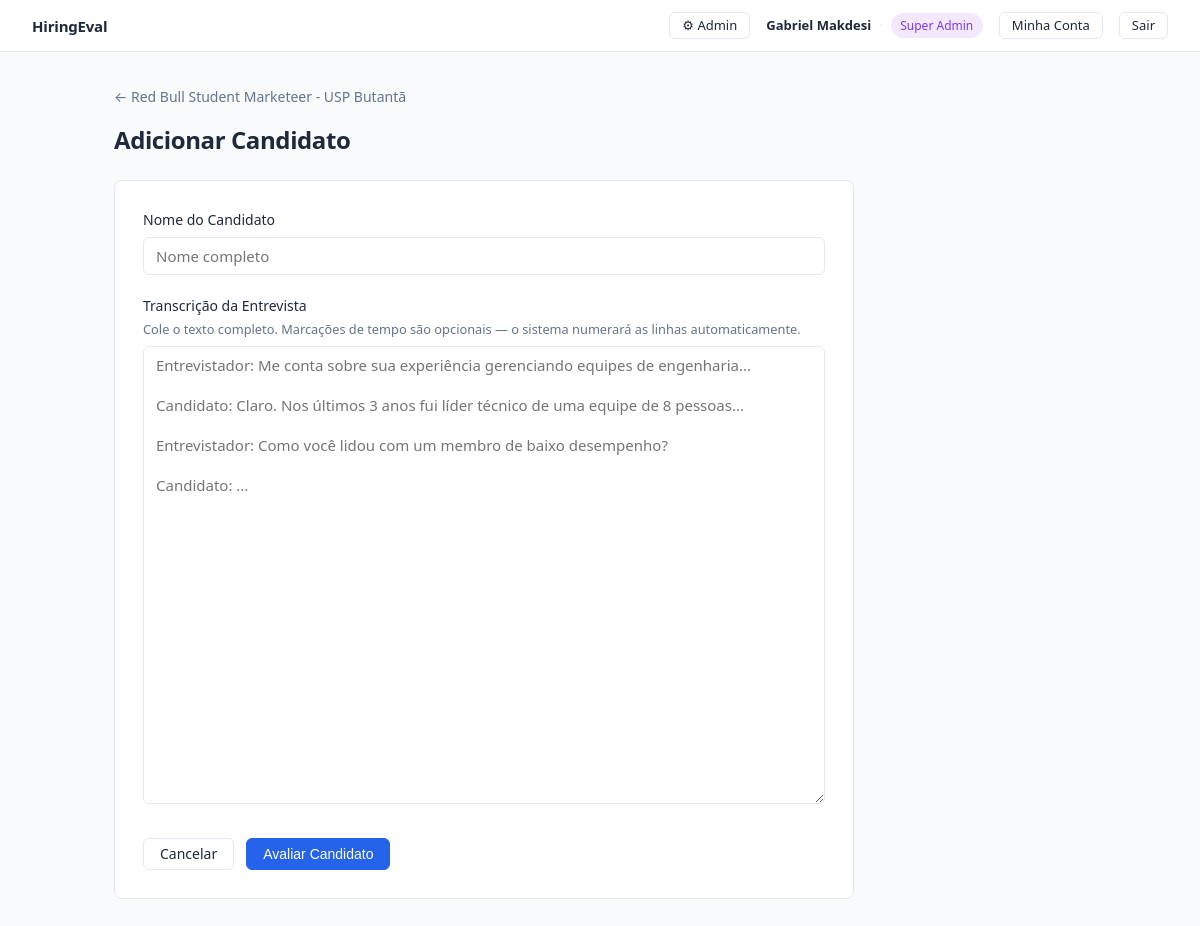
Page /cargos/2/candidatos/novo (signed in) on the committed database.
### models.py (models this page shows)
class User(Base):
    __tablename__ = "users"
    id = Column(Integer, primary_key=True, index=True)
    company_id = Column(Integer, ForeignKey("companies.id"), nullable=True)  # null for superadmin
    username = Column(String(255), nullable=False, unique=True)
    name = Column(String(255), nullable=False)
    password_hash = Column(String(255), nullable=False)
    role = Column(String(50), nullable=False, default="avaliador")  # avaliador | admin | superadmin
    status = Column(String(20), nullable=False, default="active")
    is_active = Column(Boolean, default=True)
    created_at = Column(DateTime, default=datetime.utcnow)
    company = relationship("Company", back_populates="users")

class Job(Base):
    __tablename__ = "jobs"
    id = Column(Integer, primary_key=True, index=True)
    company_id = Column(Integer, ForeignKey("companies.id"), nullable=True)
    name = Column(String(255), nullable=False)
    description = Column(Text, nullable=False)
    scorecard = Column(JSON, nullable=True)
    is_deleted = Column(Boolean, default=False)
    deleted_at = Column(DateTime, nullable=True)
    created_at = Column(DateTime, default=datetime.utcnow)
    company = relationship("Company", back_populates="jobs")
    candidates = relationship("Candidate", back_populates="job", cascade="all, delete-orphan")

### main.py (the view)
@app.get("/cargos/{cargo_id}/candidatos/novo", response_class=HTMLResponse)
def formulario_novo_candidato(
    request: Request,
    cargo_id: int,
    current_user: User = Depends(get_current_user),
    db: Session = Depends(get_db),
):
    cargo = _get_job(db, cargo_id, current_user)
    if not cargo or not cargo.scorecard:
        return RedirectResponse(url=f"/cargos/{cargo_id}", status_code=303)
    return templates.TemplateResponse("candidate_new.html", ctx(request, current_user, job=cargo))

### auth.py (called while the page is built)
def get_current_user(request: Request, db: Session = Depends(get_db)) -> User:
    user_id = request.session.get("user_id")
    if not user_id:
        raise RequiresLoginException()
    impersonating_id = request.session.get("impersonating_user_id")
    user = None
    if impersonating_id:
        user = db.query(User).filter(User.id == impersonating_id, User.status == "active").first()
        if not user:
            request.session.pop("impersonating_user_id", None)
            impersonating_id = None
    if not impersonating_id:
        user = db.query(User).filter(User.id == user_id, User.status == "active").first()
    if not user:
        raise RequiresLoginException()
    return user

### main.py (called while the page is built)
def ctx(request: Request, current_user: User, **extra) -> dict:
    return {
        "request": request,
        "user": current_user,
        "is_impersonating": bool(request.session.get("impersonating_user_id")),
        **extra,
    }

def _get_job(db: Session, job_id: int, user: User) -> "Job | None":
    q = db.query(Job).filter(Job.id == job_id, Job.is_deleted == False)  # noqa: E712
    if user.role != "superadmin":
        q = q.filter(Job.company_id == user.company_id)
    return q.first()

### models.py (called while the page is built)
def get_db():
    db = SessionLocal()
    try:
        yield db
    finally:
        db.close()

### templates/candidate_new.html (shortened to what this page needs)
{% extends "base.html" %}
{% block content %}
<a href="/cargos/{{ job.id }}" class="back-link">← {{ job.name }}</a>
<div class="page-header">
  <h1>Adicionar Candidato</h1>
</div>
<form method="post" action="/cargos/{{ job.id }}/candidatos" class="form" id="formulario-candidato">
  <div class="form-group">
    <label for="name">Nome do Candidato</label>
    <input type="text" id="name" name="name" required placeholder="Nome completo">
  </div>
  <div class="form-group">
    <label for="transcript">
      Transcrição da Entrevista
      <span class="label-hint">Cole o texto completo. Marcações de tempo são opcionais — o sistema numerará as linhas automaticamente.</span>
    </label>
    <textarea id="transcript" name="transcript" rows="22" required
      placeholder="Entrevistador: Me conta sobre sua experiência gerenciando equipes de engenharia...&#10;&#10;Candidato: Claro. Nos últimos 3 anos fui líder técnico de uma equipe de 8 pessoas...&#10;&#10;Entrevistador: Como você lidou com um membro de baixo desempenho?&#10;&#10;Candidato: ..."></textarea>
  </div>
  <div class="form-actions">
    <a href="/cargos/{{ job.id }}" class="btn btn-ghost">Cancelar</a>
    <button type="submit" class="btn btn-primary" id="btn-avaliar">Avaliar Candidato</button>
  </div>
</form>
{% endblock %}

### templates/base.html (shortened to what this page needs)
<!DOCTYPE html>
<html lang="pt-BR">
<head>
  <link rel="stylesheet" href="/static/style.css">
</head>
<body>
  <nav class="navbar">
    <a href="/" class="nav-brand">HiringEval</a>
    {% if user %}
    <div class="nav-right">
      {% if user.role == 'superadmin' and not is_impersonating %}
        <a href="/admin" class="btn btn-sm btn-ghost">⚙ Admin</a>
      {% endif %}
      <div class="nav-user-info">
        <span class="nav-user-name">{{ user.name }}</span>
        <span class="nav-divider">·</span>
        {% if user.role == 'superadmin' %}
          <span class="badge badge-purple">Super Admin</span>
        {% elif user.role == 'admin' %}
          <span class="badge badge-indigo">Admin</span>
        {% else %}
          <span class="badge badge-gray">Avaliador</span>
        {% endif %}
      </div>
      <a href="/conta" class="btn btn-sm btn-ghost">Minha Conta</a>
      <a href="/logout" class="btn btn-sm btn-ghost">Sair</a>
    </div>
    {% endif %}
  </nav>
  <main class="container">
    {% block content %}{% endblock %}
  </main>
</body>
</html>

### static/style.css (style rules this page uses)
:root { --bg: #f8fafc; --surface: #ffffff; --border: #e2e8f0; --text: #1e293b; --text-muted: #64748b; --accent: #2563eb; --accent-hover: #1d4ed8; }
*, *::before, *::after { box-sizing: border-box; margin: 0; padding: 0; }
body { font-family: system-ui, -apple-system, BlinkMacSystemFont, 'Segoe UI', sans-serif; background: var(--bg); color: var(--text); font-size: 15px; line-height: 1.6; min-height: 100vh; }
a { color: var(--accent); text-decoration: none; }
.navbar { background: var(--surface); border-bottom: 1px solid var(--border); padding: 0 2rem; height: 52px; display: flex; align-items: center; position: sticky; top: 0; z-index: 10; }
.nav-brand { font-weight: 700; font-size: 0.9375rem; color: var(--text); letter-spacing: -0.2px; }
.container { max-width: 1020px; margin: 2rem auto; padding: 0 1.5rem; }
.page-header { display: flex; align-items: flex-start; justify-content: space-between; gap: 1rem; margin-bottom: 1.5rem; }
.page-header h1 { font-size: 1.5rem; font-weight: 700; letter-spacing: -0.4px; line-height: 1.3; }
.back-link { display: inline-flex; align-items: center; gap: 0.25rem; font-size: 0.875rem; color: var(--text-muted); margin-bottom: 1rem; }
.btn { display: inline-flex; align-items: center; gap: 0.375rem; padding: 0.5rem 1rem; border-radius: 6px; font-size: 0.875rem; font-weight: 500; cursor: pointer; border: 1px solid transparent; text-decoration: none; transition: background 0.12s, border-color 0.12s; line-height: 1; white-space: nowrap; }
.btn-primary { background: var(--accent); color: #fff; border-color: var(--accent); }
.btn-ghost { background: transparent; color: var(--text); border-color: var(--border); }
.btn-sm { padding: 0.375rem 0.75rem; font-size: 0.8125rem; }
.badge { display: inline-block; padding: 0.2rem 0.6rem; border-radius: 999px; font-size: 0.75rem; font-weight: 500; white-space: nowrap; }
.form { background: var(--surface); border: 1px solid var(--border); border-radius: 8px; padding: 1.75rem; max-width: 740px; }
.form-group { margin-bottom: 1.25rem; }
.form-group label { display: block; font-size: 0.875rem; font-weight: 500; margin-bottom: 0.375rem; }
.label-hint { display: block; font-size: 0.8rem; font-weight: 400; color: var(--text-muted); margin-top: 0.125rem; }
.form-group input[type="text"], .form-group textarea { width: 100%; padding: 0.5rem 0.75rem; border: 1px solid var(--border); border-radius: 6px; font-size: 0.9375rem; font-family: inherit; color: var(--text); background: var(--surface); transition: border-color 0.12s, box-shadow 0.12s; resize: vertical; }
.form-actions { display: flex; gap: 0.75rem; align-items: center; padding-top: 0.5rem; }
.nav-right { display: flex; align-items: center; gap: 1rem; margin-left: auto; font-size: 0.8125rem; }
.nav-user-info { display: flex; align-items: center; gap: 0.5rem; color: var(--text-muted); }
.nav-user-name { font-weight: 600; color: var(--text); }
.nav-divider { color: var(--border); }
.badge-purple { background: #f3e8ff; color: #7c3aed; }

### rows in the picture
User: name "Gabriel Makdesi"
Job: name "Red Bull Student Marketeer - USP Butantã"
